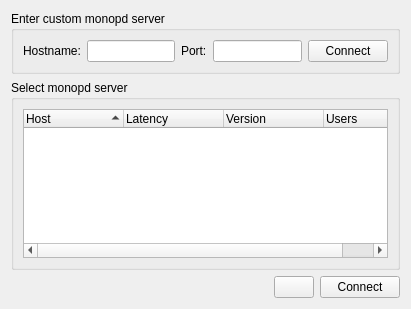
<?xml version="1.0" encoding="UTF-8"?>
<ui version="4.0">
 <class>SelectServer</class>
 <widget class="QWidget" name="SelectServer">
  <property name="geometry">
   <rect>
    <x>0</x>
    <y>0</y>
    <width>411</width>
    <height>309</height>
   </rect>
  </property>
  <layout class="QVBoxLayout" name="verticalLayout_2">
   <item>
    <widget class="QGroupBox" name="customGroup">
     <property name="title">
      <string>Enter custom monopd server</string>
     </property>
     <layout class="QHBoxLayout" name="horizontalLayout">
      <item>
       <widget class="QLabel" name="label">
        <property name="text">
         <string>Hostname:</string>
        </property>
        <property name="buddy">
         <cstring>m_hostEdit</cstring>
        </property>
       </widget>
      </item>
      <item>
       <widget class="QLineEdit" name="m_hostEdit"/>
      </item>
      <item>
       <widget class="QLabel" name="label_2">
        <property name="text">
         <string>Port:</string>
        </property>
        <property name="buddy">
         <cstring>m_portEdit</cstring>
        </property>
       </widget>
      </item>
      <item>
       <widget class="QLineEdit" name="m_portEdit">
        <property name="sizePolicy">
         <sizepolicy hsizetype="Preferred" vsizetype="Fixed">
          <horstretch>0</horstretch>
          <verstretch>0</verstretch>
         </sizepolicy>
        </property>
       </widget>
      </item>
      <item>
       <widget class="QPushButton" name="m_customConnectButton">
        <property name="text">
         <string>Connect</string>
        </property>
       </widget>
      </item>
     </layout>
    </widget>
   </item>
   <item>
    <widget class="QGroupBox" name="bgroup">
     <property name="title">
      <string>Select monopd server</string>
     </property>
     <layout class="QVBoxLayout" name="verticalLayout">
      <item>
       <widget class="QTreeWidget" name="m_serverList">
        <property name="rootIsDecorated">
         <bool>false</bool>
        </property>
        <property name="sortingEnabled">
         <bool>true</bool>
        </property>
        <column>
         <property name="text">
          <string>Host</string>
         </property>
        </column>
        <column>
         <property name="text">
          <string>Latency</string>
         </property>
        </column>
        <column>
         <property name="text">
          <string>Version</string>
         </property>
        </column>
        <column>
         <property name="text">
          <string>Users</string>
         </property>
        </column>
       </widget>
      </item>
     </layout>
    </widget>
   </item>
   <item>
    <layout class="QHBoxLayout" name="horizontalLayout_2">
     <item>
      <spacer name="horizontalSpacer">
       <property name="orientation">
        <enum>Qt::Horizontal</enum>
       </property>
       <property name="sizeHint" stdset="0">
        <size>
         <width>5</width>
         <height>20</height>
        </size>
       </property>
      </spacer>
     </item>
     <item>
      <widget class="QPushButton" name="m_refreshButton">
       <property name="text">
        <string/>
       </property>
      </widget>
     </item>
     <item>
      <widget class="QPushButton" name="m_connectButton">
       <property name="text">
        <string>Connect</string>
       </property>
      </widget>
     </item>
    </layout>
   </item>
  </layout>
 </widget>
 <resources/>
 <connections/>
</ui>
